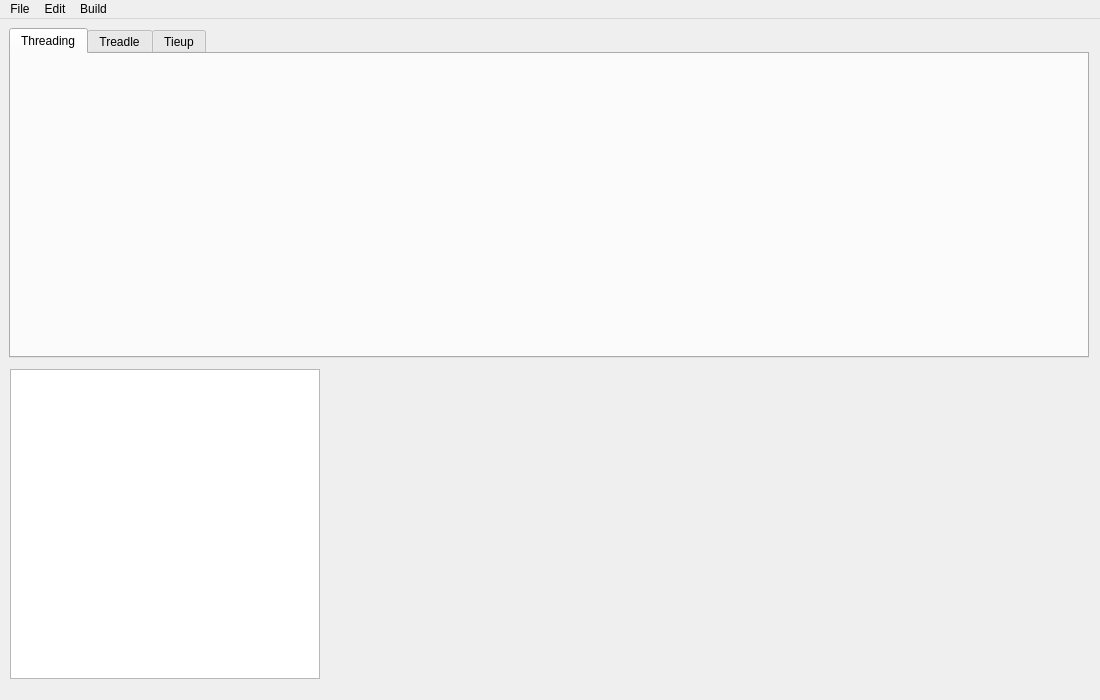
<?xml version="1.0" encoding="UTF-8"?>
<ui version="4.0">
 <class>MainWindow</class>
 <widget class="QMainWindow" name="MainWindow">
  <property name="geometry">
   <rect>
    <x>0</x>
    <y>0</y>
    <width>1100</width>
    <height>700</height>
   </rect>
  </property>
  <property name="sizePolicy">
   <sizepolicy hsizetype="MinimumExpanding" vsizetype="MinimumExpanding">
    <horstretch>0</horstretch>
    <verstretch>0</verstretch>
   </sizepolicy>
  </property>
  <property name="windowTitle">
   <string>MainWindow</string>
  </property>
  <widget class="QWidget" name="centralWidget">
   <property name="sizePolicy">
    <sizepolicy hsizetype="MinimumExpanding" vsizetype="MinimumExpanding">
     <horstretch>0</horstretch>
     <verstretch>0</verstretch>
    </sizepolicy>
   </property>
   <widget class="QTabWidget" name="tabWidget">
    <property name="geometry">
     <rect>
      <x>9</x>
      <y>9</y>
      <width>1080</width>
      <height>330</height>
     </rect>
    </property>
    <property name="sizePolicy">
     <sizepolicy hsizetype="MinimumExpanding" vsizetype="MinimumExpanding">
      <horstretch>0</horstretch>
      <verstretch>0</verstretch>
     </sizepolicy>
    </property>
    <property name="minimumSize">
     <size>
      <width>1080</width>
      <height>330</height>
     </size>
    </property>
    <property name="sizeIncrement">
     <size>
      <width>20</width>
      <height>20</height>
     </size>
    </property>
    <property name="currentIndex">
     <number>0</number>
    </property>
    <widget class="QWidget" name="tab_1">
     <attribute name="title">
      <string>Threading</string>
     </attribute>
    </widget>
    <widget class="QWidget" name="tab_2">
     <attribute name="title">
      <string>Treadle</string>
     </attribute>
    </widget>
    <widget class="QWidget" name="tab_3">
     <attribute name="title">
      <string>Tieup</string>
     </attribute>
    </widget>
   </widget>
   <widget class="QGraphicsView" name="graphicsView">
    <property name="geometry">
     <rect>
      <x>10</x>
      <y>350</y>
      <width>310</width>
      <height>310</height>
     </rect>
    </property>
    <property name="sizePolicy">
     <sizepolicy hsizetype="MinimumExpanding" vsizetype="MinimumExpanding">
      <horstretch>0</horstretch>
      <verstretch>0</verstretch>
     </sizepolicy>
    </property>
    <property name="minimumSize">
     <size>
      <width>310</width>
      <height>310</height>
     </size>
    </property>
    <property name="sizeIncrement">
     <size>
      <width>20</width>
      <height>20</height>
     </size>
    </property>
   </widget>
   <widget class="QWidget" name="widget" native="true">
    <property name="geometry">
     <rect>
      <x>330</x>
      <y>350</y>
      <width>750</width>
      <height>310</height>
     </rect>
    </property>
    <property name="sizePolicy">
     <sizepolicy hsizetype="MinimumExpanding" vsizetype="MinimumExpanding">
      <horstretch>0</horstretch>
      <verstretch>0</verstretch>
     </sizepolicy>
    </property>
    <property name="minimumSize">
     <size>
      <width>750</width>
      <height>310</height>
     </size>
    </property>
    <property name="sizeIncrement">
     <size>
      <width>20</width>
      <height>20</height>
     </size>
    </property>
   </widget>
  </widget>
  <widget class="QMenuBar" name="menuBar">
   <property name="geometry">
    <rect>
     <x>0</x>
     <y>0</y>
     <width>1100</width>
     <height>22</height>
    </rect>
   </property>
   <property name="defaultUp">
    <bool>false</bool>
   </property>
   <property name="nativeMenuBar">
    <bool>true</bool>
   </property>
   <widget class="QMenu" name="menuFile">
    <property name="title">
     <string>File</string>
    </property>
    <addaction name="actionNew_Project"/>
    <addaction name="actionOpen_Project"/>
    <addaction name="actionSave"/>
    <addaction name="actionSave_as"/>
   </widget>
   <widget class="QMenu" name="menuBuild">
    <property name="title">
     <string>Build</string>
    </property>
   </widget>
   <widget class="QMenu" name="menuEdit">
    <property name="title">
     <string>Edit</string>
    </property>
   </widget>
   <addaction name="menuFile"/>
   <addaction name="menuEdit"/>
   <addaction name="menuBuild"/>
  </widget>
  <action name="action_Quit">
   <property name="text">
    <string>&amp;Quit</string>
   </property>
  </action>
  <action name="actionSave">
   <property name="text">
    <string>Save Project</string>
   </property>
  </action>
  <action name="actionSave_as">
   <property name="text">
    <string>Save Project As</string>
   </property>
  </action>
  <action name="actionNew_Project">
   <property name="text">
    <string>New Project</string>
   </property>
  </action>
  <action name="actionOpen_Project">
   <property name="text">
    <string>Open Project</string>
   </property>
  </action>
 </widget>
 <layoutdefault spacing="6" margin="11"/>
 <resources/>
 <connections/>
</ui>
